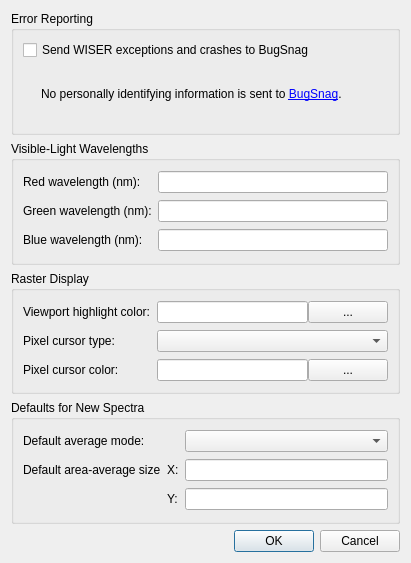
<?xml version="1.0" encoding="UTF-8"?>
<ui version="4.0">
 <class>AppConfigDialog</class>
 <widget class="QDialog" name="AppConfigDialog">
  <property name="geometry">
   <rect>
    <x>0</x>
    <y>0</y>
    <width>411</width>
    <height>563</height>
   </rect>
  </property>
  <property name="windowTitle">
   <string>WISER Configuration</string>
  </property>
  <layout class="QGridLayout" name="gridLayout">
   <item row="0" column="0">
    <widget class="QGroupBox" name="gbox_error_reporting">
     <property name="title">
      <string>Error Reporting</string>
     </property>
     <layout class="QGridLayout" name="gridLayout_8">
      <item row="0" column="0">
       <widget class="QCheckBox" name="ckbox_online_bug_reporting">
        <property name="text">
         <string>Send WISER exceptions and crashes to BugSnag</string>
        </property>
       </widget>
      </item>
      <item row="1" column="0">
       <widget class="QLabel" name="lbl_online_bug_reporting">
        <property name="text">
         <string>&lt;html&gt;&lt;head/&gt;&lt;body&gt;&lt;p&gt;No personally identifying information is sent to &lt;a href=&quot;https://www.bugsnag.com&quot;&gt;BugSnag&lt;/a&gt;.&lt;/p&gt;&lt;/body&gt;&lt;/html&gt;</string>
        </property>
        <property name="textFormat">
         <enum>Qt::RichText</enum>
        </property>
        <property name="indent">
         <number>18</number>
        </property>
        <property name="openExternalLinks">
         <bool>true</bool>
        </property>
        <property name="buddy">
         <cstring>ckbox_online_bug_reporting</cstring>
        </property>
       </widget>
      </item>
     </layout>
    </widget>
   </item>
   <item row="4" column="0">
    <widget class="QGroupBox" name="gbox_new_spectra_defaults">
     <property name="title">
      <string>Defaults for New Spectra</string>
     </property>
     <layout class="QGridLayout" name="gridLayout_4">
      <item row="1" column="1">
       <widget class="QLabel" name="lbl_aavg_x">
        <property name="text">
         <string>X:</string>
        </property>
        <property name="buddy">
         <cstring>ledit_aavg_x</cstring>
        </property>
       </widget>
      </item>
      <item row="2" column="1">
       <widget class="QLabel" name="lbl_aavg_y">
        <property name="text">
         <string>Y:</string>
        </property>
        <property name="buddy">
         <cstring>ledit_aavg_y</cstring>
        </property>
       </widget>
      </item>
      <item row="1" column="0">
       <widget class="QLabel" name="lbl_aavg_size">
        <property name="text">
         <string>Default area-average size</string>
        </property>
        <property name="buddy">
         <cstring>ledit_aavg_x</cstring>
        </property>
       </widget>
      </item>
      <item row="1" column="2">
       <widget class="QLineEdit" name="ledit_aavg_x"/>
      </item>
      <item row="2" column="2">
       <widget class="QLineEdit" name="ledit_aavg_y"/>
      </item>
      <item row="0" column="0" colspan="2">
       <widget class="QLabel" name="lbl_default_avg_mode">
        <property name="text">
         <string>Default average mode:</string>
        </property>
        <property name="buddy">
         <cstring>cbox_default_avg_mode</cstring>
        </property>
       </widget>
      </item>
      <item row="0" column="2">
       <widget class="QComboBox" name="cbox_default_avg_mode"/>
      </item>
     </layout>
    </widget>
   </item>
   <item row="3" column="0">
    <widget class="QGroupBox" name="gbox_raster_views">
     <property name="title">
      <string>Raster Display</string>
     </property>
     <layout class="QGridLayout" name="gridLayout_9">
      <item row="2" column="1">
       <widget class="QWidget" name="widget_pixel_cursor_color" native="true">
        <layout class="QGridLayout" name="gridLayout_10" columnstretch="1,0">
         <property name="leftMargin">
          <number>0</number>
         </property>
         <property name="topMargin">
          <number>0</number>
         </property>
         <property name="rightMargin">
          <number>0</number>
         </property>
         <property name="bottomMargin">
          <number>0</number>
         </property>
         <property name="spacing">
          <number>0</number>
         </property>
         <item row="0" column="1">
          <widget class="QPushButton" name="btn_pixel_cursor_color">
           <property name="text">
            <string>...</string>
           </property>
          </widget>
         </item>
         <item row="0" column="0">
          <widget class="QLineEdit" name="ledit_pixel_cursor_color"/>
         </item>
        </layout>
       </widget>
      </item>
      <item row="1" column="1">
       <widget class="QComboBox" name="cbox_pixel_cursor_type"/>
      </item>
      <item row="1" column="0">
       <widget class="QLabel" name="lbl_pixel_cursor_type">
        <property name="text">
         <string>Pixel cursor type:</string>
        </property>
        <property name="buddy">
         <cstring>cbox_pixel_cursor_type</cstring>
        </property>
       </widget>
      </item>
      <item row="2" column="0">
       <widget class="QLabel" name="lbl_pixel_cursor_color">
        <property name="text">
         <string>Pixel cursor color:</string>
        </property>
        <property name="buddy">
         <cstring>ledit_pixel_cursor_color</cstring>
        </property>
       </widget>
      </item>
      <item row="0" column="0">
       <widget class="QLabel" name="label">
        <property name="text">
         <string>Viewport highlight color:</string>
        </property>
        <property name="buddy">
         <cstring>ledit_viewport_highlight_color</cstring>
        </property>
       </widget>
      </item>
      <item row="0" column="1">
       <widget class="QWidget" name="widget_viewport_highlight_color" native="true">
        <layout class="QGridLayout" name="gridLayout_2" columnstretch="1,0">
         <property name="leftMargin">
          <number>0</number>
         </property>
         <property name="topMargin">
          <number>0</number>
         </property>
         <property name="rightMargin">
          <number>0</number>
         </property>
         <property name="bottomMargin">
          <number>0</number>
         </property>
         <property name="spacing">
          <number>0</number>
         </property>
         <item row="0" column="0">
          <widget class="QLineEdit" name="ledit_viewport_highlight_color"/>
         </item>
         <item row="0" column="1">
          <widget class="QPushButton" name="btn_viewport_highlight_color">
           <property name="text">
            <string>...</string>
           </property>
          </widget>
         </item>
        </layout>
       </widget>
      </item>
     </layout>
    </widget>
   </item>
   <item row="5" column="0">
    <widget class="QDialogButtonBox" name="buttonBox">
     <property name="orientation">
      <enum>Qt::Horizontal</enum>
     </property>
     <property name="standardButtons">
      <set>QDialogButtonBox::Cancel|QDialogButtonBox::Ok</set>
     </property>
    </widget>
   </item>
   <item row="2" column="0">
    <widget class="QGroupBox" name="gbox_rgb_wavelengths">
     <property name="title">
      <string>Visible-Light Wavelengths</string>
     </property>
     <layout class="QGridLayout" name="gridLayout_3">
      <item row="2" column="0">
       <widget class="QLabel" name="lbl_blue_wavelength">
        <property name="text">
         <string>Blue wavelength (nm):</string>
        </property>
        <property name="buddy">
         <cstring>ledit_blue_wavelength</cstring>
        </property>
       </widget>
      </item>
      <item row="0" column="0">
       <widget class="QLabel" name="lbl_red_wavelength">
        <property name="text">
         <string>Red wavelength (nm):</string>
        </property>
        <property name="buddy">
         <cstring>ledit_red_wavelength</cstring>
        </property>
       </widget>
      </item>
      <item row="1" column="0">
       <widget class="QLabel" name="lbl_green_wavelength">
        <property name="text">
         <string>Green wavelength (nm):</string>
        </property>
        <property name="buddy">
         <cstring>ledit_green_wavelength</cstring>
        </property>
       </widget>
      </item>
      <item row="0" column="1">
       <widget class="QLineEdit" name="ledit_red_wavelength"/>
      </item>
      <item row="1" column="1">
       <widget class="QLineEdit" name="ledit_green_wavelength"/>
      </item>
      <item row="2" column="1">
       <widget class="QLineEdit" name="ledit_blue_wavelength"/>
      </item>
     </layout>
    </widget>
   </item>
  </layout>
 </widget>
 <tabstops>
  <tabstop>ckbox_online_bug_reporting</tabstop>
  <tabstop>ledit_red_wavelength</tabstop>
  <tabstop>ledit_green_wavelength</tabstop>
  <tabstop>ledit_blue_wavelength</tabstop>
  <tabstop>ledit_viewport_highlight_color</tabstop>
  <tabstop>btn_viewport_highlight_color</tabstop>
  <tabstop>cbox_pixel_cursor_type</tabstop>
  <tabstop>ledit_pixel_cursor_color</tabstop>
  <tabstop>btn_pixel_cursor_color</tabstop>
  <tabstop>cbox_default_avg_mode</tabstop>
  <tabstop>ledit_aavg_x</tabstop>
  <tabstop>ledit_aavg_y</tabstop>
 </tabstops>
 <resources/>
 <connections>
  <connection>
   <sender>buttonBox</sender>
   <signal>accepted()</signal>
   <receiver>AppConfigDialog</receiver>
   <slot>accept()</slot>
   <hints>
    <hint type="sourcelabel">
     <x>224</x>
     <y>541</y>
    </hint>
    <hint type="destinationlabel">
     <x>157</x>
     <y>274</y>
    </hint>
   </hints>
  </connection>
  <connection>
   <sender>buttonBox</sender>
   <signal>rejected()</signal>
   <receiver>AppConfigDialog</receiver>
   <slot>reject()</slot>
   <hints>
    <hint type="sourcelabel">
     <x>292</x>
     <y>547</y>
    </hint>
    <hint type="destinationlabel">
     <x>286</x>
     <y>274</y>
    </hint>
   </hints>
  </connection>
 </connections>
</ui>
